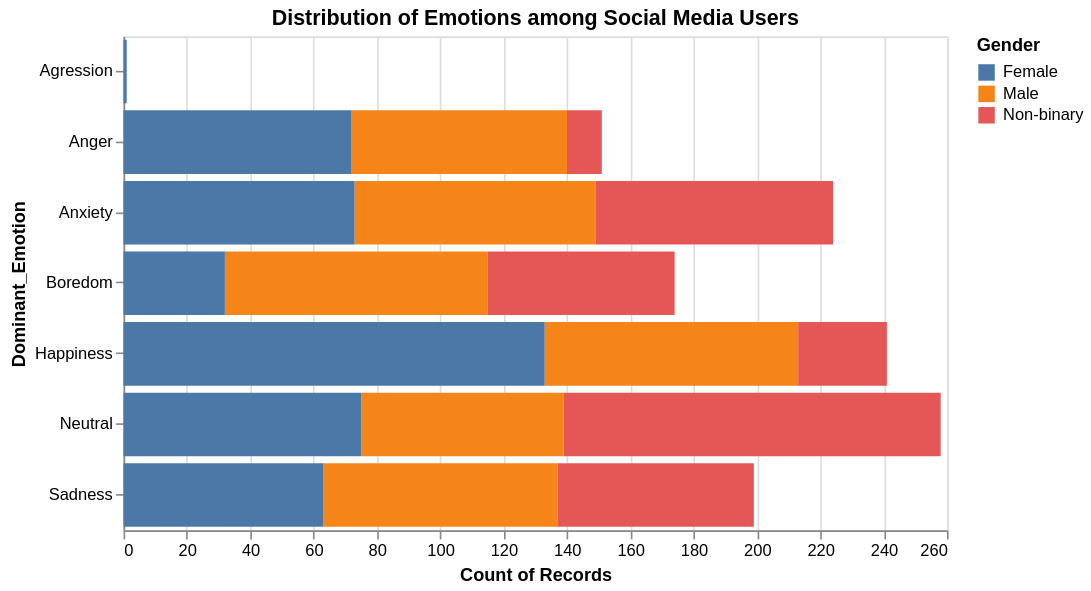

Write notebook code for a chart like this one.
### Code cell
# Bar Chart
chart1 = alt.Chart(hyp_data_new).mark_bar().encode(
    y='Dominant_Emotion',
    color = ('Gender'),
    x='count(Dominant_Emotion)'
).properties(height =300,width = 500, title='Distribution of Emotions among Social Media Users')
chart1.mark_bar(tooltip = True)

### Figure 1 — Vega-Lite specification as saved in the notebook (floating-point values rounded to 4 significant figures; data arrays with more than 128 entries replaced by an {"elided": "..."} marker saying what was removed)
{"config": {"view": {"continuousWidth": 400, "continuousHeight": 300}}, "data": {"name": "data-f2704f0c5c2a5262288a5e88a3f6df49"}, "mark": {"type": "bar", "tooltip": true}, "encoding": {"color": {"field": "Gender", "type": "nominal"}, "x": {"aggregate": "count", "field": "Dominant_Emotion", "type": "nominal"}, "y": {"field": "Dominant_Emotion", "type": "nominal"}}, "height": 300, "title": "Distribution of Emotions among Social Media Users", "width": 500, "$schema": "https://vega.github.io/schema/vega-lite/v4.17.0.json", "datasets": {"data-f2704f0c5c2a5262288a5e88a3f6df49": {"elided": "1248 records"}}}
